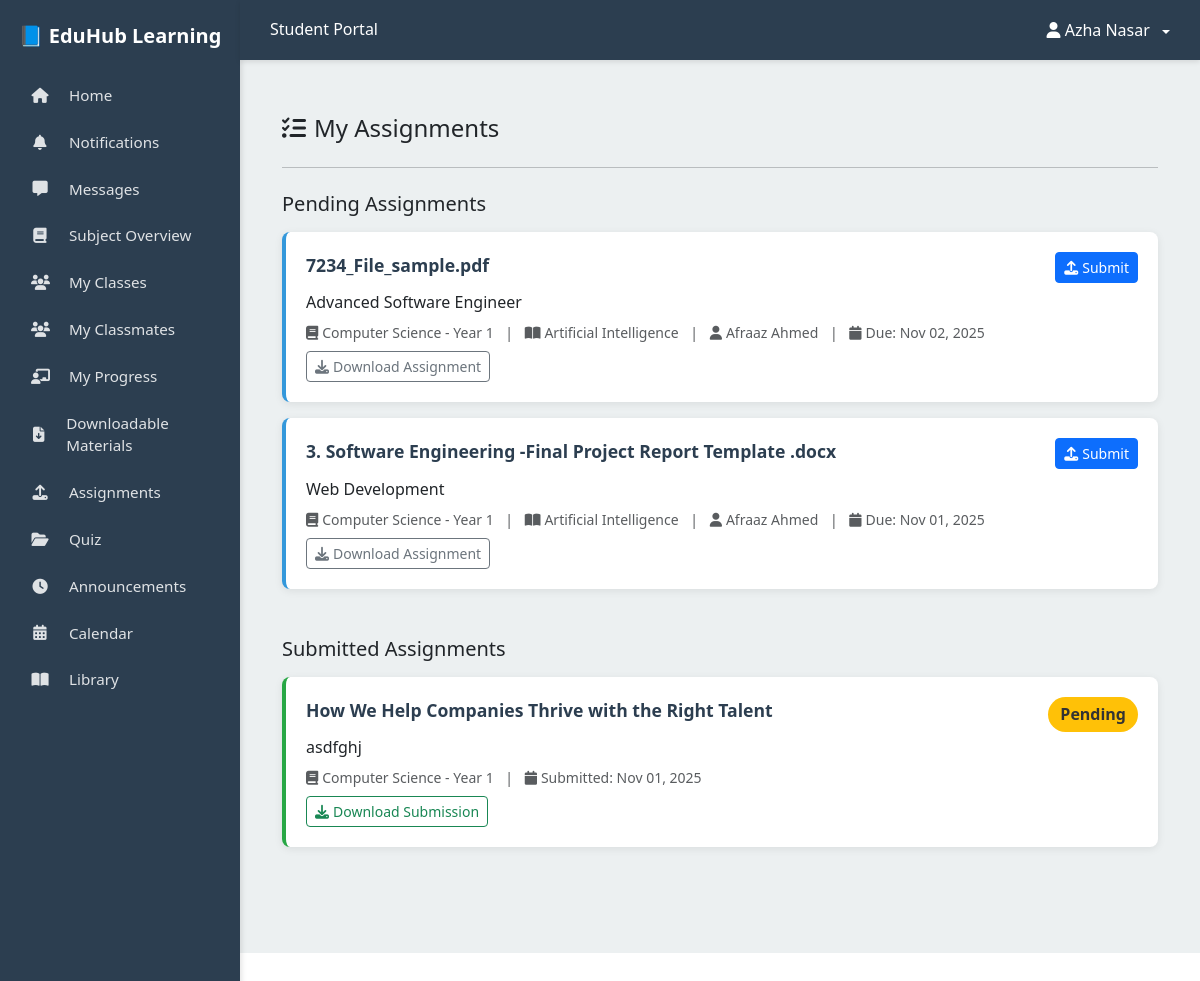
Page /s_assignments.php (signed in) on the committed database.
### tables this page shows
CREATE TABLE `student` (
  `student_id` int(11) NOT NULL,
  `user_id` int(11) NOT NULL,
  `name` varchar(100) NOT NULL,
  `email` varchar(100) NOT NULL,
  `password` varchar(255) NOT NULL,
  `class_id` int(11) NOT NULL,
  `student_number` varchar(20) DEFAULT NULL,
  `phone` varchar(20) DEFAULT NULL,
  `address` text DEFAULT NULL,
  `date_of_birth` date DEFAULT NULL,
  `enrollment_date` date DEFAULT curdate(),
  `profile_image` varchar(255) DEFAULT NULL,
  `created_at` timestamp NOT NULL DEFAULT current_timestamp(),
  `updated_at` timestamp NOT NULL DEFAULT current_timestamp() ON UPDATE current_timestamp(),
  `status` enum('Active','Suspended') NOT NULL DEFAULT 'Active'
);

CREATE TABLE `assignment` (
  `assignment_id` int(11) NOT NULL,
  `floc` varchar(300) NOT NULL,
  `fdatein` varchar(100) NOT NULL,
  `fdesc` varchar(100) NOT NULL,
  `teacher_id` int(11) NOT NULL,
  `class_id` int(11) NOT NULL,
  `fname` varchar(100) NOT NULL
);

CREATE TABLE `class` (
  `class_id` int(11) NOT NULL,
  `class_name` varchar(100) NOT NULL
);

CREATE TABLE `subject` (
  `subject_id` int(11) NOT NULL,
  `subject_code` varchar(20) DEFAULT NULL,
  `subject_name` varchar(100) NOT NULL,
  `description` text DEFAULT NULL,
  `created_at` timestamp NOT NULL DEFAULT current_timestamp()
);

CREATE TABLE `teacher` (
  `teacher_id` int(11) NOT NULL,
  `user_id` int(11) NOT NULL,
  `name` varchar(100) NOT NULL,
  `profile_image` varchar(255) DEFAULT NULL,
  `email` varchar(100) NOT NULL,
  `password` varchar(255) NOT NULL,
  `employee_id` varchar(20) DEFAULT NULL,
  `department` varchar(100) DEFAULT NULL,
  `phone` varchar(20) DEFAULT NULL,
  `office_location` varchar(100) DEFAULT NULL,
  `specialization` varchar(100) DEFAULT NULL,
  `hire_date` date DEFAULT NULL,
  `status` varchar(20) DEFAULT 'Active',
  `created_at` timestamp NOT NULL DEFAULT current_timestamp()
);

CREATE TABLE `student_assignment` (
  `student_assignment_id` int(11) NOT NULL,
  `assignment_id` int(11) NOT NULL,
  `floc` varchar(100) NOT NULL,
  `assignment_fdatein` varchar(50) NOT NULL,
  `fdesc` varchar(100) NOT NULL,
  `fname` varchar(50) NOT NULL,
  `student_id` int(11) NOT NULL,
  `grade` varchar(5) NOT NULL
);

### s_assignments.php (the view, shortened to what this page needs)
<?php
include('dbcon.php');
$student_id = $_SESSION['student_id'];
$pending_query = "SELECT
                    a.*,
                    c.class_name,
                    s.subject_name,
                    t.name as teacher_name
                  FROM assignment a
                  JOIN class c ON a.class_id = c.class_id
                  JOIN teacher_class tc ON a.class_id = tc.class_id AND a.teacher_id = tc.teacher_id
                  JOIN subject s ON tc.subject_id = s.subject_id
                  JOIN teacher t ON a.teacher_id = t.teacher_id
                  JOIN teacher_class_student tcs ON tc.teacher_class_id = tcs.teacher_class_id
                  LEFT JOIN student_assignment sa ON a.assignment_id = sa.assignment_id AND sa.student_id = ?
                  WHERE tcs.student_id = ? AND sa.student_assignment_id IS NULL
                  ORDER BY a.fdatein DESC";
$stmt = $conn->prepare($pending_query);
$stmt->bind_param("ii", $student_id, $student_id);
$stmt->execute();
$pending_assignments = $stmt->get_result();
$submitted_query = "SELECT
                      sa.*,
                      c.class_name,
                      s.subject_name
                    FROM student_assignment sa
                    JOIN assignment a ON sa.assignment_id = a.assignment_id
                    JOIN class c ON a.class_id = c.class_id
                    JOIN teacher_class tc ON a.class_id = tc.class_id
                    JOIN subject s ON tc.subject_id = s.subject_id
                    WHERE sa.student_id = ?
                    ORDER BY sa.assignment_fdatein DESC";
$stmt = $conn->prepare($submitted_query);
$stmt->bind_param("i", $student_id);
$stmt->execute();
$submitted_assignments = $stmt->get_result();
include('student_layout.php');
?>
<div class="container-fluid mt-4">
    <h4 class="mb-4">
        <i class="fas fa-tasks me-2"></i>My Assignments
    </h4>
    <hr>
    <h5 class="mt-4 mb-3">Pending Assignments</h5>
    <?php if ($pending_assignments->num_rows > 0): ?>
        <?php while($assignment = $pending_assignments->fetch_assoc()): ?>
            <div class="assignment-card">
                <div class="d-flex justify-content-between align-items-start mb-2">
                    <div class="flex-grow-1">
                        <div class="assignment-title"><?= htmlspecialchars($assignment['fname']) ?></div>
                        <p class="mb-2"><?= htmlspecialchars($assignment['fdesc']) ?></p>
                        <div class="text-muted small">
                            <i class="fas fa-book me-1"></i><?= htmlspecialchars($assignment['class_name']) ?>
                            <span class="mx-2">|</span>
                            <i class="fas fa-book-open me-1"></i><?= htmlspecialchars($assignment['subject_name']) ?>
                            <span class="mx-2">|</span>
                            <i class="fas fa-user me-1"></i><?= htmlspecialchars($assignment['teacher_name']) ?>
                            <span class="mx-2">|</span>
                            <i class="fas fa-calendar me-1"></i>Due: <?= date('M d, Y', strtotime($assignment['fdatein'])) ?>
                        </div>
                    </div>
                    <button type="button" class="btn btn-sm btn-primary ms-3" data-bs-toggle="modal" data-bs-target="#modal<?= $assignment['assignment_id'] ?>">
                        <i class="fas fa-upload me-1"></i>Submit
                    </button>
                </div>
                <a href="<?= htmlspecialchars($assignment['floc']) ?>" class="btn btn-sm btn-outline-secondary" download>
                    <i class="fas fa-download me-1"></i>Download Assignment
                </a>
            </div>
        <?php endwhile; ?>
    <?php else: ?>
        <div class="alert alert-info">
            <i class="fas fa-info-circle me-2"></i>No pending assignments at this time.
        </div>
    <?php endif; ?>
    <h5 class="mt-5 mb-3">Submitted Assignments</h5>
    <?php if ($submitted_assignments->num_rows > 0): ?>
        <?php while($submitted = $submitted_assignments->fetch_assoc()): ?>
            <div class="assignment-card submitted">
                <div class="d-flex justify-content-between align-items-start mb-2">
                    <div class="flex-grow-1">
                        <div class="assignment-title"><?= htmlspecialchars($submitted['fname']) ?></div>
                        <p class="mb-2"><?= htmlspecialchars($submitted['fdesc']) ?></p>
                        <div class="text-muted small">
                            <i class="fas fa-book me-1"></i><?= htmlspecialchars($submitted['class_name']) ?>
                            <span class="mx-2">|</span>
                            <i class="fas fa-calendar me-1"></i>Submitted: <?= date('M d, Y', strtotime($submitted['assignment_fdatein'])) ?>
                        </div>
                    </div>
                    <span class="grade-badge <?= empty($submitted['grade']) ? 'grade-pending' : 'grade-scored' ?> ms-3">
                        <?= empty($submitted['grade']) ? 'Pending' : 'Grade: ' . htmlspecialchars($submitted['grade']) ?>
                    </span>
                </div>
                <a href="<?= htmlspecialchars($submitted['floc']) ?>" class="btn btn-sm btn-outline-success" download>
                    <i class="fas fa-download me-1"></i>Download Submission
                </a>
            </div>
        <?php endwhile; ?>
    <?php else: ?>
        <div class="alert alert-info">
            <i class="fas fa-info-circle me-2"></i>No submitted assignments yet.
        </div>
    <?php endif; ?>
</div>
</body>
</html>

### student_layout.php (shortened to what this page needs)
<?php
include('dbcon.php');
$student_id = $_SESSION['student_id'] ?? null;
$query = "SELECT name, profile_image FROM student WHERE student_id = ?";
$stmt = $conn->prepare($query);
$stmt->bind_param("i", $student_id);
$stmt->execute();
$result = $stmt->get_result();
$row = $result->fetch_assoc();
$student_name = $row['name'] ?? 'Student';
?>
<!DOCTYPE html>
<html lang="en">
<head>
    <link href="https://cdn.jsdelivr.net/npm/bootstrap@5.3.0/dist/css/bootstrap.min.css" rel="stylesheet">
    <link rel="stylesheet" href="https://cdnjs.cloudflare.com/ajax/libs/font-awesome/6.5.0/css/all.min.css">
</head>
<body>
    <div class="sidebar d-flex flex-column p-2">
        <h5 class="text-center mt-3 mb-4">📘 EduHub Learning</h5>
        <a href="student_Dashboard.php" class="nav-link"><i class="fas fa-home me-2"></i> Home</a>
        <a href="s_notifications.php" class="nav-link"><i class="fas fa-bell me-2"></i> Notifications</a>
        <a href="s_messages.php" class="nav-link"><i class="fas fa-comment-alt me-2"></i> Messages</a>
        <a href="s_subject_overview.php" class="nav-link"><i class="fas fa-book me-2"></i> Subject Overview</a>
        <a href="s_classes.php" class="nav-link"><i class="fas fa-users me-2"></i> My Classes</a>
        <a href="s_classmates.php" class="nav-link"><i class="fas fa-users me-2"></i> My Classmates</a>
        <a href="s_progress.php" class="nav-link"><i class="fas fa-chalkboard-teacher me-2"></i> My Progress</a>
        <a href="s_materials.php" class="nav-link"><i class="fas fa-file-download me-2"></i> Downloadable Materials</a>
        <a href="s_assignments.php" class="nav-link"><i class="fas fa-upload me-2"></i> Assignments</a>
        <a href="s_quiz.php" class="nav-link"><i class="fas fa-folder-open me-2"></i> Quiz</a>
        <a href="s_announcements.php" class="nav-link"><i class="fas fa-clock me-2"></i> Announcements</a>
        <a href="s_calendar.php" class="nav-link"><i class="fas fa-calendar-alt me-2"></i> Calendar</a>
        <a href="library_student.php" class="nav-link"><i class="fas fa-book-open me-2"></i> Library</a>
    </div>
    <div class="topbar">
        <h6 class="mb-0">Student Portal</h6>
        <div class="dropdown">
            <a href="#" class="dropdown-toggle" id="dropdownMenuButton" data-bs-toggle="dropdown" aria-expanded="false">
                <i class="fas fa-user"></i> <?php echo htmlspecialchars($student_name); ?>
            </a>
        </div>
    </div>
    <div class="content">

### student_layout.php (style rules this page uses)
body { font-family: 'Segoe UI', sans-serif; margin: 0; padding: 0; height: 100vh; overflow: hidden; }
.sidebar { position: fixed; top: 0; left: 0; height: 100%; width: 240px; background-color: #2c3e50; color: white; z-index: 50; box-shadow: 2px 0 5px rgba(0,0,0,0.1); padding-top: 60px; }
.sidebar h5 { margin-top: 20px; text-align: center; font-weight: bold; }
.sidebar .nav-link { color: rgba(255,255,255,0.85); padding: 12px 20px; display: flex; align-items: center; gap: 12px; transition: all 0.2s ease; border-left: 3px solid transparent; text-decoration: none; font-size: 0.95rem; }
.sidebar .nav-link i { width: 18px; text-align: center; font-size: 0.95rem; }
.topbar { position: fixed; top: 0; left: 240px; right: 0; height: 60px; background: #2c3e50; color: white; padding: 0 30px; display: flex; justify-content: space-between; align-items: center; z-index: 60; box-shadow: 0 2px 5px rgba(0,0,0,0.1); }
.topbar .dropdown { position: relative; z-index: 70; }
.topbar h6 { margin: 0; font-weight: 500; font-size: 1rem; color: white; }
.content { margin-left: 240px; margin-top: 60px; padding: 30px; height: calc(100vh - 60px); overflow-y: auto; overflow-x: hidden; background-color: #ecf0f1; position: relative; z-index: 1; }
.dropdown-toggle { color: white !important; text-decoration: none; }
.dropdown-toggle::after { display: inline-block; margin-left: 0.5em; vertical-align: middle; }

### s_assignments.php (style rules this page uses)
.assignment-card { background: white; border-radius: 8px; padding: 1.25rem; margin-bottom: 1rem; box-shadow: 0 2px 8px rgba(0,0,0,0.08); border-left: 4px solid #3498db; }
.assignment-card.submitted { border-left-color: #28a745; }
.assignment-title { font-size: 1.1rem; font-weight: 600; color: #2c3e50; margin-bottom: 0.75rem; }
.grade-badge { padding: 0.35rem 0.75rem; border-radius: 20px; font-weight: 600; }
.grade-pending { background: #ffc107; color: #333; }

### rows in the picture
student: name "Azha Nasar"
assignment: fname "7234_File_sample.pdf", fdesc "Advanced Software Engineer", class.class_name "Computer Science - Year 1", subject.subject_name "Artificial Intelligence", teacher.name "Afraaz Ahmed", fdatein "Nov 02, 2025"
assignment: fname "3. Software Engineering -Final Project Report Template .docx", fdesc "Web Development", class.class_name "Computer Science - Year 1", subject.subject_name "Artificial Intelligence", teacher.name "Afraaz Ahmed", fdatein "Nov 01, 2025"
student_assignment: fname "How We Help Companies Thrive with the Right Talent", fdesc "asdfghj", class.class_name "Computer Science - Year 1", assignment_fdatein "Nov 01, 2025", grade "Pending"
